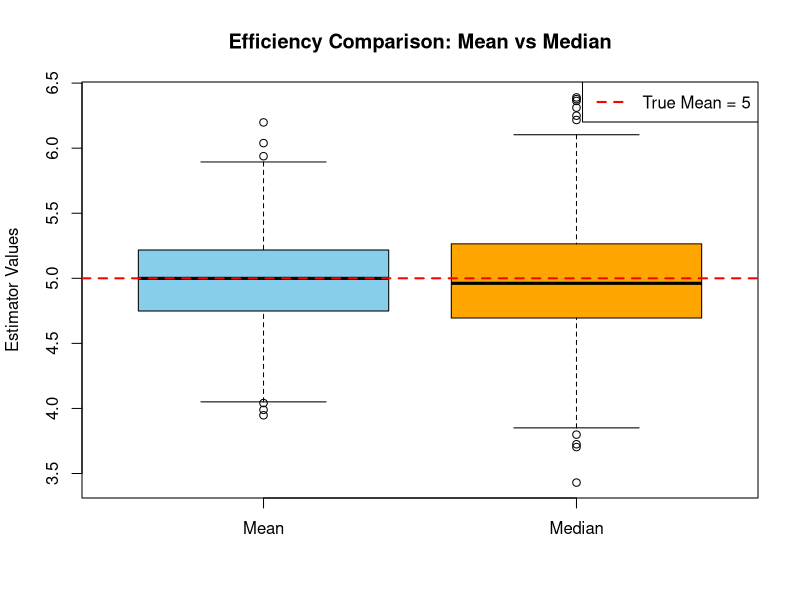

Generate this figure with R:
# E2-3: Calculate efficiency of estimators
# Mean vs Median

set.seed(123)

n <- 30
N_sim <- 1000
mu <- 5

means <- numeric(N_sim)
medians <- numeric(N_sim)

for (i in 1:N_sim) {
  
  sample_data <- rnorm(n, mean = mu, sd = 2)
  
  means[i] <- mean(sample_data)
  medians[i] <- median(sample_data)
}

# Output
cat("Variance of Sample Mean:",
    var(means), "\n")

cat("Variance of Sample Median:",
    var(medians), "\n")

cat("Relative Efficiency (Median vs Mean):",
    var(medians) / var(means), "\n")

cat("(Value > 1 means Mean is more efficient than Median)\n")


# Create PDF
pdf("E2_3.pdf", width = 8, height = 6)

# Boxplot
boxplot(means, medians,
        names = c("Mean", "Median"),
        col = c("skyblue", "orange"),
        main = "Efficiency Comparison: Mean vs Median",
        ylab = "Estimator Values")

# True mean line
abline(h = mu,
       col = "red",
       lwd = 2,
       lty = 2)

# Legend
legend("topright",
       legend = "True Mean = 5",
       col = "red",
       lty = 2,
       lwd = 2)

# Close PDF
dev.off()






# E2-3: Calculate efficiency of estimators
# # Mean vs Median

# set.seed(123)

# n <- 30
# N_sim <- 1000
# mu <- 5

# means <- numeric(N_sim)
# medians <- numeric(N_sim)

# for (i in 1:N_sim) {
  
#   sample_data <- rnorm(n, mean = mu, sd = 2)
  
#   means[i] <- mean(sample_data)
#   medians[i] <- median(sample_data)
# }

# # Output
# cat("Variance of Sample Mean:", var(means), "\n")

# cat("Variance of Sample Median:", var(medians), "\n")

# cat("Relative Efficiency (Median vs Mean):",
#     var(medians) / var(means), "\n")

# cat("(Value > 1 means Mean is more efficient than Median)\n")


# # Graph in RStudio
# boxplot(means, medians,
#         names = c("Mean", "Median"),
#         col = c("skyblue", "orange"),
#         main = "Efficiency Comparison: Mean vs Median",
#         ylab = "Estimator Values")

# # True mean line
# abline(h = mu,
#        col = "red",
#        lwd = 2,
#        lty = 2)

# # Legend
# legend("topright",
#        legend = "True Mean = 5",
#        col = "red",
#        lty = 2,
#        lwd = 2)
